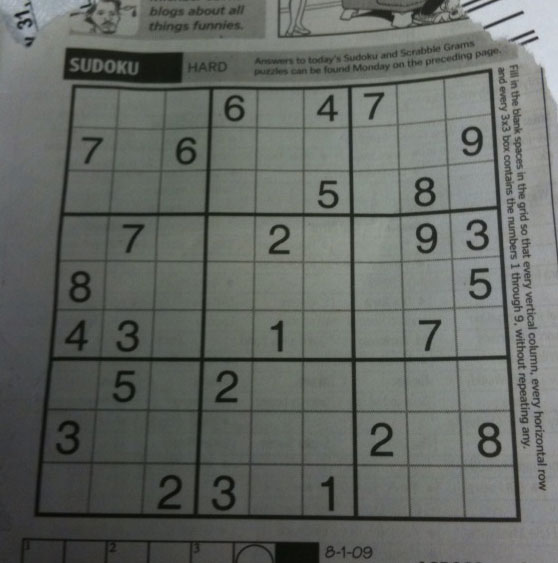
#> input picture Our_tries/Hager/images/Sudoko.png, 558 x 563 px
$ python -i Hough_lines.py   (imports and definitions only)
#> lines starting #> are read from the running program, lines starting #| are printed output that depends on the picture; after the words box and inside, x2 and y2 are one past the last pixel; in counts of white or black regions, pixels touching at a corner belong together
import numpy as np
import cv2
from scipy.ndimage import maximum_filter
import matplotlib.pyplot as plt

def line_detection(image: np.ndarray,th_low,th_high)-> tuple:
    """
    Detects lines in an image using the Hough Transform.
    Args:
        image (numpy.ndarray): Input image, should be in BGR format.
        th_low (int): Lower threshold for the Canny edge detector.
        th_high (int): Upper threshold for the Canny edge detector.
    Returns:
        tuple: A tuple containing:
            - accumulator (numpy.ndarray): The Hough accumulator array.
            - thetas (numpy.ndarray): Array of theta values.
            - rhos (numpy.ndarray): Array of rho values.
    """
    gray_img = cv2.cvtColor(image, cv2.COLOR_BGR2GRAY)
    blur_img = cv2.GaussianBlur(gray_img, (3,3), 1.5)
    edge_img = cv2.Canny(blur_img, th_low, th_high)
    height, width = edge_img.shape
    max_dist = int(np.sqrt(height**2 + width**2))
    thetas = np.deg2rad(np.arange(-90, 90))
    rhos = np.linspace(-max_dist, max_dist, 2*max_dist)
    # 2d matrix to fill all votes of all rhos and thier corresponding thetas
    accumulator = np.zeros((2 * max_dist +1, len(thetas)))
    for h in range(height):
        for w in range(width):
            if edge_img[h,w] > 0:
                for phi in range(len(thetas)):
                    r = w * np.cos(thetas[phi]) + h * np.sin(thetas[phi])
                    accumulator[int(r) + max_dist, phi] += 1
    return accumulator, thetas, rhos

def hough_peaks(acc, peaks, neighborhood_size=3)-> tuple:
    """
    Finds peaks in the Hough accumulator array.
    Args:
        acc (numpy.ndarray): The Hough accumulator array.
        peaks (int): Number of peaks to find.
        neighborhood_size (int): Size of the neighborhood around each peak.
    Returns:
        tuple: A tuple containing:
            - peaks_indices (list): List of indices corresponding to the peaks.
            - acc (numpy.ndarray): The modified Hough accumulator array.
    """
    peaks_indices = []
    acc_copy = np.copy(acc)
    for _ in range(peaks):
        # Find the maximum value index in the accumulator array
        max_index = np.argmax(acc_copy)
        max_y, max_x = np.unravel_index(max_index, acc_copy.shape)  # Convert index to 2D coordinates
        peaks_indices.append((max_y, max_x))
        # Update the accumulator array to remove the neighborhood around the peak
        min_x = max(0, max_x - (neighborhood_size // 2))
        max_x = min(acc.shape[1], max_x + (neighborhood_size // 2))
        min_y = max(0, max_y - (neighborhood_size // 2))
        max_y = min(acc.shape[0], max_y + (neighborhood_size // 2))
        acc_copy[min_y:max_y, min_x:max_x] = 0  # Set neighborhood values to 0
        # Highlight the peak in the original accumulator array
        acc[max_y, max_x] = 255
    return peaks_indices, acc


def hough_lines_draw(img, peaks_indices, rhos, thetas)-> None:
    """
    Draws lines on an image based on the Hough peaks.
    Args:
        img (numpy.ndarray): Input image.
        peaks_indices (list): List of peak indices.
        rhos (numpy.ndarray): Array of rho values.
        thetas (numpy.ndarray): Array of theta values.
    Returns:
        None
    """
    for i in range(len(peaks_indices)):
        rho = rhos[peaks_indices[i][0]]
        theta = thetas[peaks_indices[i][1]]
        a = np.cos(theta)
        b = np.sin(theta)
        x0 = a * rho
        y0 = b * rho
        # these are then scaled so that the lines go off the edges of the image
        x1 = int(x0 + 1000 * (-b))
        y1 = int(y0 + 1000 * (a))
        x2 = int(x0 - 1000 * (-b))
        y2 = int(y0 - 1000 * (a))
        cv2.line(img, (x1, y1), (x2, y2), (0, 255, 0), 2)

def hough_lines(img: np.ndarray,peaks: int = 10,neighborhood_size : int = 3,th_low: int=50,th_high : int = 150)-> np.ndarray:
    """
    Detects lines in an image using the Hough Transform and draws them on the image.
    Args:
        img (numpy.ndarray): Input image.
        peaks (int): Number of peaks to find in the Hough accumulator array.
        neighborhood_size (int): Size of the neighborhood around each peak.
        th_low (int): Lower threshold for the Canny edge detector.
        th_high (int): Upper threshold for the Canny edge detector.
    Returns:
        img_copy (numpy.ndarray): Image with detected lines drawn on it.
    """
    img_copy = np.copy(img)
    acc, thetas, rhos = line_detection(img_copy,th_low,th_high)
    indicies, acc = hough_peaks(acc, peaks, neighborhood_size)
    hough_lines_draw(img_copy, indicies, rhos, thetas)
    return img_copy


img_path = "C:/Study/CV/CV_Tasks/Filtering_and_Edge_Detection_Studio/Our_tries/Hager/images/Sudoko.png"
# C:\Study\CV\CV_Tasks\Filtering_and_Edge_Detection_Studio\Our_tries\Hager\images\Sudoko.png
# [4 lines not run here, left out]
# Apply my Hough line detection function
# [1 line that did not run here, left out]

# Apply OpenCV's Hough Line Transform
# [1 line that did not run here, left out]
# [1 line that did not run here, left out]
# [1 line that did not run here, left out]
# Draw lines detected by OpenCV same length of line as i make
# [1 line that did not run here, left out]
# [22 lines not run here, left out]

>>> import cv2
>>> picture = cv2.imread('images/Sudoko.png')
#> picture is the input picture: shape (563, 558, 3); mean B, G, R 99.5, 104.1, 100
>>> result = hough_lines(picture)
#> in line_detection, `edge_img = cv2.Canny(blur_img, th_low, th_high)`:
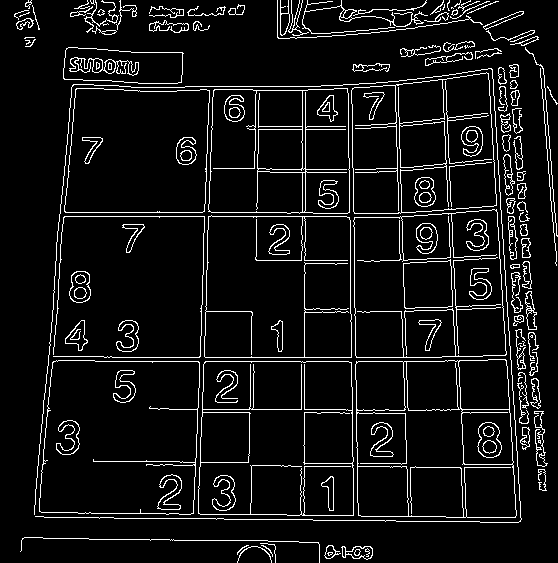
#> edge_img: shape (563, 558); 7.5% white in thin lines or dots
#> after the loop in line_detection, `for h in range(height):`:
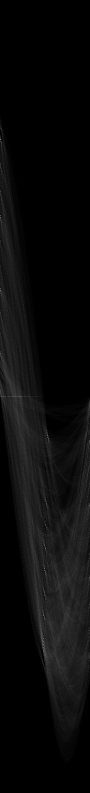
#> accumulator: shape (1585, 180) float64 (shown at 1/2 size); min 0, max 353, mean 14.9; drawn with min black and max white
#> in hough_lines, `acc, thetas, rhos = line_detection(img_copy,th_low,th_high)`: thetas = 180 values from -1.57 to 1.55; rhos = 1584 values from -792 to 792
#> the loop in hough_peaks, `for _ in range(peaks):` made 10 passes
#> (max_index, max_y, max_x, min_x, min_y) on passes 1 to 10: (77580, 432, 1, 0, 430), (78300, 436, 1, 0, 434), (181352, 1008, 93, 91, 1006), (180632, 1004, 93, 91, 1002), (205469, 1142, 90, 88, 1140), (104400, 581, 1, 0, 579), (197370, 1097, 91, 89, 1095), (156695, 871, 96, 94, 869), (157415, 875, 96, 94, 873), (233186, 1296, 87, 85, 1294)
#> after the loop in hough_peaks, `for _ in range(peaks):`: acc: shape (1585, 180) float64; under 0.01% of pixels changed, all inside (x1, y1, x2, y2) = (1, 432, 97, 1297)
#> after the loop in hough_peaks, `for _ in range(peaks):`: acc_copy: shape (1585, 180) float64; 0.01% of pixels changed, all inside (x1, y1, x2, y2) = (0, 430, 96, 1296)
#> after the loop in hough_peaks, `for _ in range(peaks):`: peaks_indices = [(431, 0), (435, 0), (1007, 92), (1003, 92), (1141, 89), (580, 0), (1096, 90), (870, 95), (874, 95), (1295, 86)]
#> in hough_lines, `indicies, acc = hough_peaks(acc, peaks, neighborhood_size)`: indicies has the same summary as peaks_indices in hough_peaks
#> the loop in hough_lines_draw, `for i in range(len(peaks_indices)):` made 10 passes
#> (rho, theta, a, b, x0, y0, x1, y1) on passes 1 to 10: (-360.7, -1.57, 6.12e-17, -1, -2.21e-14, 360.7, 1000, 360), (-356.7, -1.57, 6.12e-17, -1, -2.18e-14, 356.7, 1000, 356), (215.6, 0.0349, 0.999, 0.0349, 215.5, 7.53, 180, 1006), (211.6, 0.0349, 0.999, 0.0349, 211.5, 7.39, 176, 1006), (349.7, -0.0175, 1, -0.0175, 349.7, -6.1, 367, 993), (-211.6, -1.57, 6.12e-17, -1, -1.3e-14, 211.6, 1000, 211), (304.7, 0, 1, 0, 304.7, 0, 304, 1000), (78.55, 0.0873, 0.996, 0.0872, 78.25, 6.85, -8, 1003), (82.55, 0.0873, 0.996, 0.0872, 82.24, 7.19, -4, 1003), (503.8, -0.0698, 0.998, -0.0698, 502.6, -35.14, 572, 962)
#> after the loop in hough_lines_draw, `for i in range(len(peaks_indices)):`:
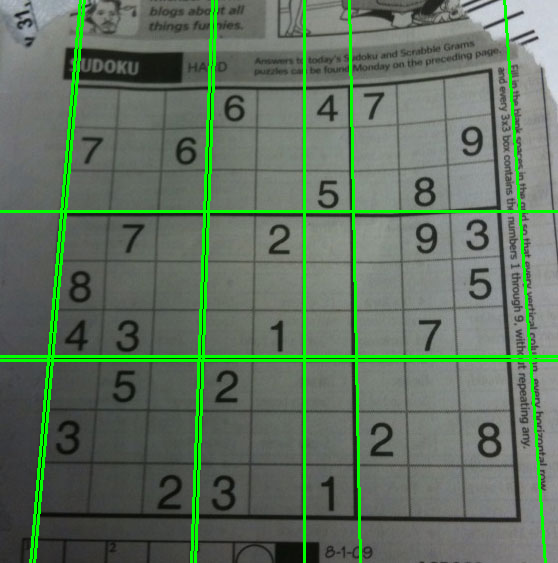
#> img: shape (563, 558, 3); mean B, G, R 95.4, 113.3, 95.9
